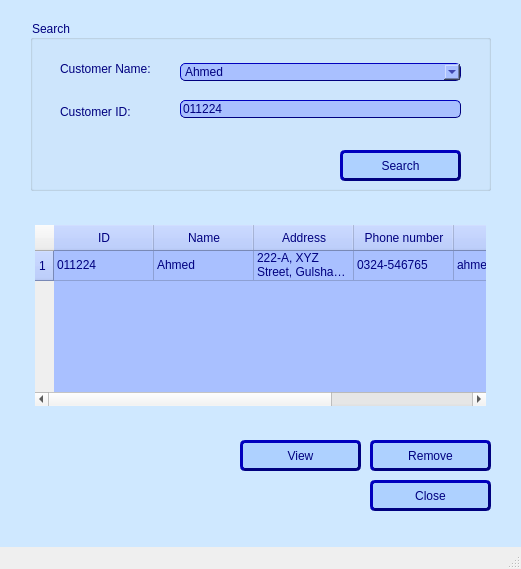
<?xml version="1.0" encoding="UTF-8"?>
<ui version="4.0">
 <class>MainWindow</class>
 <widget class="QMainWindow" name="MainWindow">
  <property name="geometry">
   <rect>
    <x>0</x>
    <y>0</y>
    <width>521</width>
    <height>569</height>
   </rect>
  </property>
  <property name="windowTitle">
   <string>MainWindow</string>
  </property>
  <widget class="QWidget" name="centralwidget">
   <widget class="QGroupBox" name="searched">
    <property name="geometry">
     <rect>
      <x>30</x>
      <y>20</y>
      <width>461</width>
      <height>171</height>
     </rect>
    </property>
    <property name="styleSheet">
     <string notr="true">font: 8pt &quot;Comic Sans MS&quot;;
color: rgb(0, 0, 127);
</string>
    </property>
    <property name="title">
     <string>Search</string>
    </property>
    <widget class="QPushButton" name="searchButton">
     <property name="geometry">
      <rect>
       <x>310</x>
       <y>130</y>
       <width>121</width>
       <height>31</height>
      </rect>
     </property>
     <property name="styleSheet">
      <string notr="true">background-color: rgb(174, 209, 255);
font: 10pt &quot;Comic Sans MS&quot;;
color: #00007f;
border-style: outset;
border-width: 3px;
border-radius: 5px;
border-color: #00007f;
</string>
     </property>
     <property name="text">
      <string>Search</string>
     </property>
    </widget>
    <widget class="QWidget" name="layoutWidget">
     <property name="geometry">
      <rect>
       <x>150</x>
       <y>30</y>
       <width>281</width>
       <height>82</height>
      </rect>
     </property>
     <layout class="QVBoxLayout" name="verticalLayout">
      <item>
       <widget class="QComboBox" name="categoryCombo">
        <property name="styleSheet">
         <string notr="true">background-color: rgb(169, 192, 255);
border-style: outset;
border-width: 1px;
border-radius: 5px;
border-color: #00007f;</string>
        </property>
        <item>
         <property name="text">
          <string>Ahmed</string>
         </property>
        </item>
        <item>
         <property name="text">
          <string>Hamza</string>
         </property>
        </item>
        <item>
         <property name="text">
          <string>Yasir</string>
         </property>
        </item>
        <item>
         <property name="text">
          <string>Majeed</string>
         </property>
        </item>
       </widget>
      </item>
      <item>
       <widget class="QLineEdit" name="titleline">
        <property name="styleSheet">
         <string notr="true">background-color: rgb(169, 192, 255);
border-style: outset;
border-width: 1px;
border-radius: 5px;
border-color: #00007f;</string>
        </property>
        <property name="text">
         <string>011224</string>
        </property>
       </widget>
      </item>
     </layout>
    </widget>
    <widget class="QWidget" name="layoutWidget">
     <property name="geometry">
      <rect>
       <x>30</x>
       <y>30</y>
       <width>103</width>
       <height>81</height>
      </rect>
     </property>
     <layout class="QVBoxLayout" name="verticalLayout_2">
      <item>
       <widget class="QLabel" name="label">
        <property name="styleSheet">
         <string notr="true">font: 8pt &quot;Comic Sans MS&quot;;</string>
        </property>
        <property name="text">
         <string>&lt;html&gt;&lt;head/&gt;&lt;body&gt;&lt;p&gt;&lt;span style=&quot; color:#00007f;&quot;&gt;Customer Name:&lt;/span&gt;&lt;/p&gt;&lt;/body&gt;&lt;/html&gt;</string>
        </property>
       </widget>
      </item>
      <item>
       <widget class="QLabel" name="label_2">
        <property name="styleSheet">
         <string notr="true">font: 8pt &quot;Comic Sans MS&quot;;</string>
        </property>
        <property name="text">
         <string>&lt;html&gt;&lt;head/&gt;&lt;body&gt;&lt;p&gt;&lt;span style=&quot; color:#00007f;&quot;&gt;Customer ID:&lt;/span&gt;&lt;/p&gt;&lt;/body&gt;&lt;/html&gt;</string>
        </property>
       </widget>
      </item>
     </layout>
    </widget>
   </widget>
   <widget class="QTableWidget" name="booksTableWidget">
    <property name="geometry">
     <rect>
      <x>30</x>
      <y>220</y>
      <width>461</width>
      <height>191</height>
     </rect>
    </property>
    <property name="styleSheet">
     <string notr="true">QTableWidget {
    background-color: rgb(169, 192, 255);
   alternate-background-color: #e0e0e0;
   selection-background-color: #4CAF50;
	border:  rgb(0, 0, 127);; /* Border color around the table */
    margin: 5px; /* Set the margin size */
	font: 8pt &quot;Comic Sans MS&quot;;
    color: rgb(0, 0, 127);
}

QTableWidget::item {
    font: 8pt &quot;Comic Sans MS&quot;;
    color: rgb(0, 0, 127);
	
}


QHeaderView::section {
    background-color:  rgb(169, 192, 255); /* Header background color */
    color: rgb(0, 0, 127); /* Header text color */
    padding: 4px; /* Header padding */
	font: 8pt &quot;Comic Sans MS&quot;;
}

QTableWidget::item:selected {
    background-color: rgb(0, 0, 127) /* Background color for selected items */
    color: white; /* Text color for selected items */
}
</string>
    </property>
    <row>
     <property name="text">
      <string>1</string>
     </property>
    </row>
    <column>
     <property name="text">
      <string>ID</string>
     </property>
    </column>
    <column>
     <property name="text">
      <string>Name</string>
     </property>
    </column>
    <column>
     <property name="text">
      <string>Address</string>
     </property>
    </column>
    <column>
     <property name="text">
      <string>Phone number</string>
     </property>
    </column>
    <column>
     <property name="text">
      <string>Email</string>
     </property>
    </column>
    <column>
     <property name="text">
      <string>Activity status</string>
     </property>
    </column>
    <item row="0" column="0">
     <property name="text">
      <string>011224</string>
     </property>
    </item>
    <item row="0" column="1">
     <property name="text">
      <string>Ahmed</string>
     </property>
    </item>
    <item row="0" column="2">
     <property name="text">
      <string>222-A, XYZ Street, Gulshan-e-Iqbal</string>
     </property>
    </item>
    <item row="0" column="3">
     <property name="text">
      <string>0324-546765</string>
     </property>
    </item>
    <item row="0" column="4">
     <property name="text">
      <string>ahmed@gmail.com</string>
     </property>
    </item>
    <item row="0" column="5">
     <property name="text">
      <string>Active</string>
     </property>
    </item>
   </widget>
   <widget class="QPushButton" name="viewButton_4">
    <property name="geometry">
     <rect>
      <x>240</x>
      <y>440</y>
      <width>121</width>
      <height>31</height>
     </rect>
    </property>
    <property name="styleSheet">
     <string notr="true">background-color: rgb(174, 209, 255);
font: 10pt &quot;Comic Sans MS&quot;;
color: #00007f;
border-style: outset;
border-width: 3px;
border-radius: 5px;
border-color: #00007f;
</string>
    </property>
    <property name="text">
     <string>View</string>
    </property>
   </widget>
   <widget class="QPushButton" name="closeButton_2">
    <property name="geometry">
     <rect>
      <x>370</x>
      <y>480</y>
      <width>121</width>
      <height>31</height>
     </rect>
    </property>
    <property name="styleSheet">
     <string notr="true">background-color: rgb(174, 209, 255);
font: 10pt &quot;Comic Sans MS&quot;;
color: #00007f;
border-style: outset;
border-width: 3px;
border-radius: 5px;
border-color: #00007f;
</string>
    </property>
    <property name="text">
     <string>Close</string>
    </property>
   </widget>
   <widget class="QPushButton" name="deleteButton_2">
    <property name="geometry">
     <rect>
      <x>370</x>
      <y>440</y>
      <width>121</width>
      <height>31</height>
     </rect>
    </property>
    <property name="styleSheet">
     <string notr="true">background-color: rgb(174, 209, 255);
font: 10pt &quot;Comic Sans MS&quot;;
color: #00007f;
border-style: outset;
border-width: 3px;
border-radius: 5px;
border-color: #00007f;
</string>
    </property>
    <property name="text">
     <string>Remove</string>
    </property>
   </widget>
   <widget class="QLabel" name="label_4">
    <property name="geometry">
     <rect>
      <x>-10</x>
      <y>-20</y>
      <width>961</width>
      <height>681</height>
     </rect>
    </property>
    <property name="autoFillBackground">
     <bool>false</bool>
    </property>
    <property name="styleSheet">
     <string notr="true">

background-color: rgb(207, 232, 255);
</string>
    </property>
    <property name="frameShape">
     <enum>QFrame::Panel</enum>
    </property>
    <property name="text">
     <string/>
    </property>
   </widget>
   <zorder>label_4</zorder>
   <zorder>searched</zorder>
   <zorder>booksTableWidget</zorder>
   <zorder>viewButton_4</zorder>
   <zorder>closeButton_2</zorder>
   <zorder>deleteButton_2</zorder>
  </widget>
  <widget class="QMenuBar" name="menubar">
   <property name="geometry">
    <rect>
     <x>0</x>
     <y>0</y>
     <width>521</width>
     <height>18</height>
    </rect>
   </property>
  </widget>
  <widget class="QStatusBar" name="statusbar"/>
 </widget>
 <resources/>
 <connections/>
</ui>
